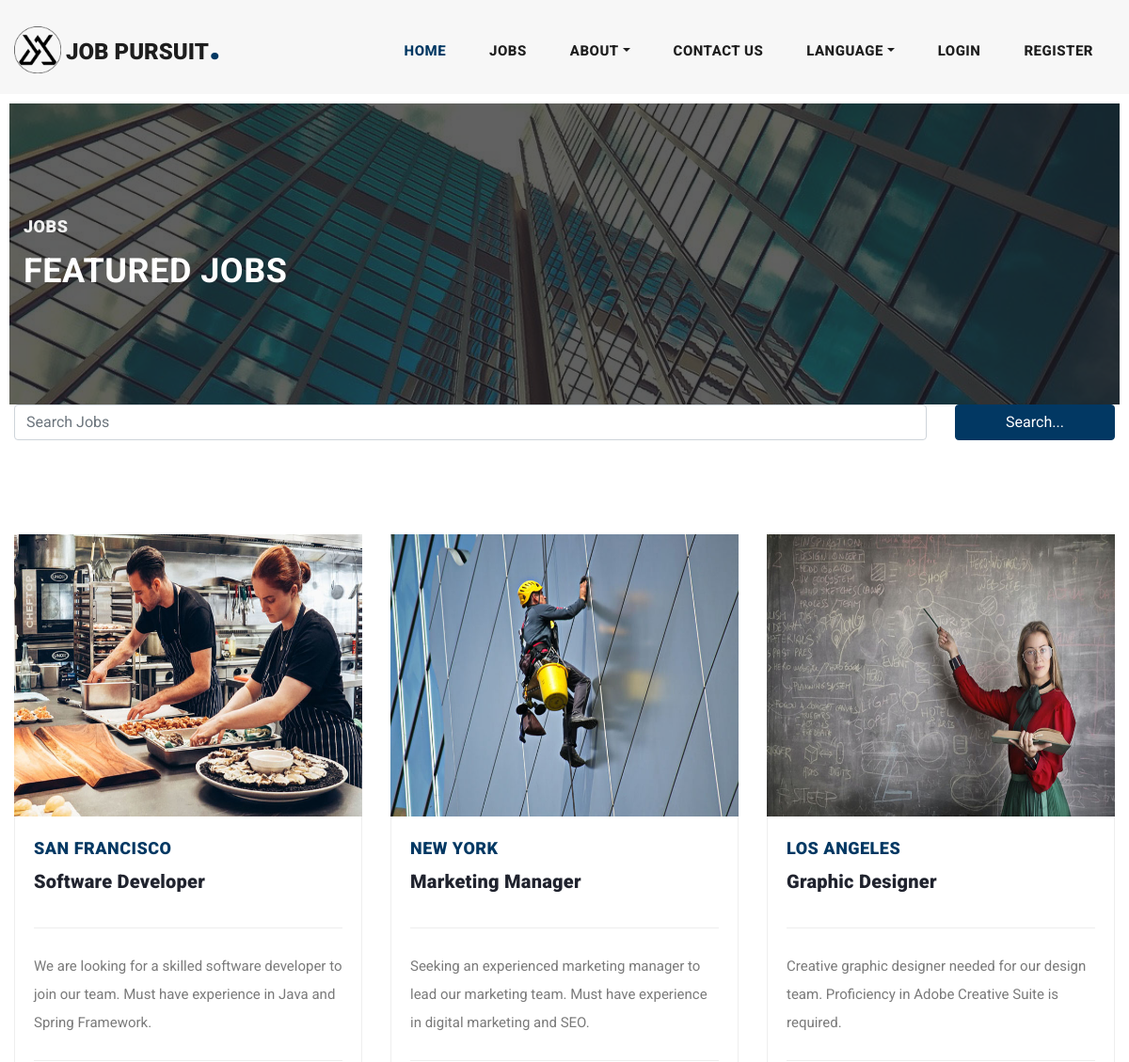
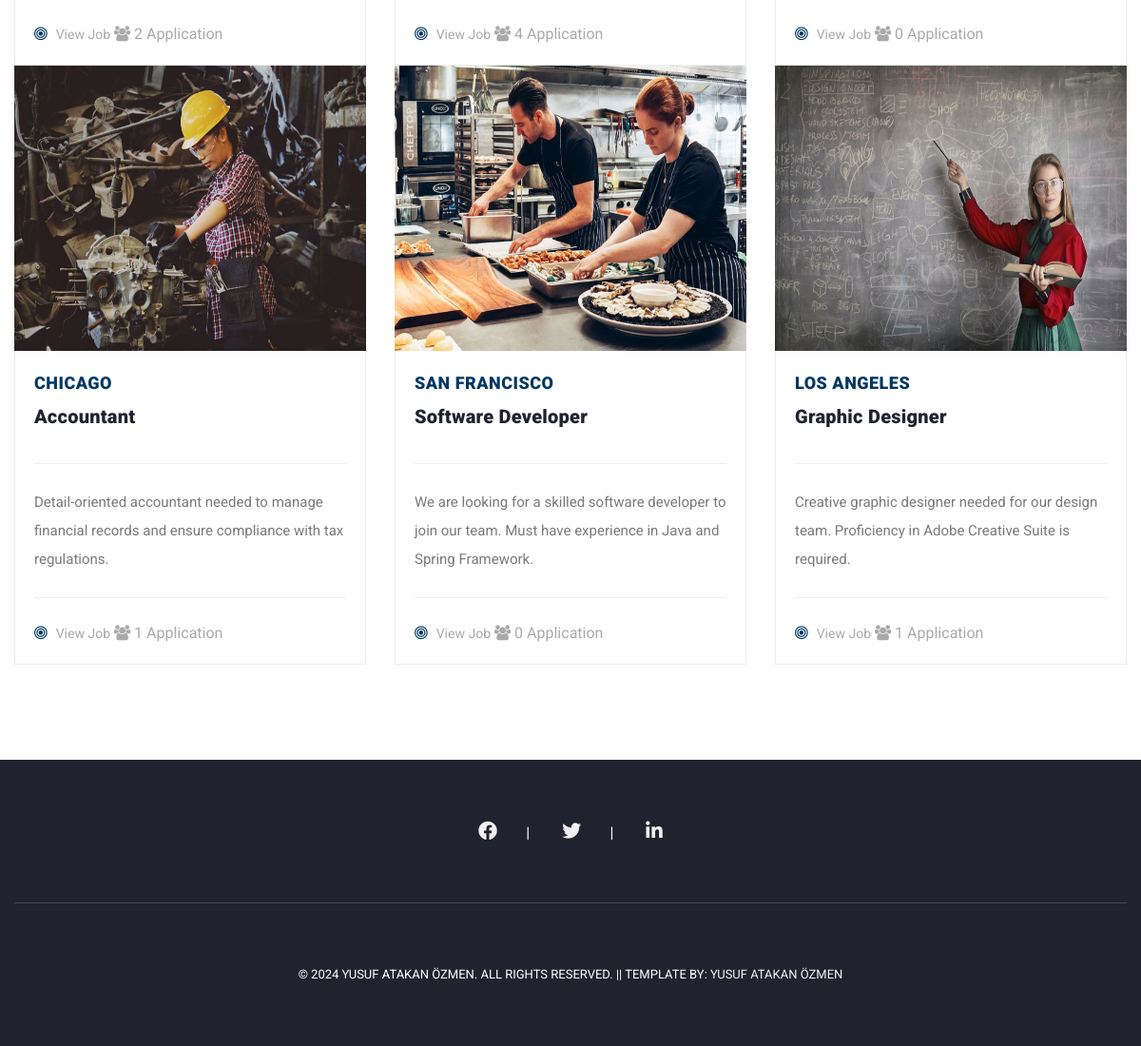
/jobs.php, run on the app's committed database (2 pictures, top to bottom).
### tables this page shows
CREATE TABLE `jobs` (
  `id` int(11) NOT NULL,
  `title` varchar(255) NOT NULL,
  `description` text NOT NULL,
  `email` varchar(150) NOT NULL,
  `company_name` varchar(150) NOT NULL,
  `img` varchar(150) NOT NULL,
  `city` varchar(150) NOT NULL,
  `sector` varchar(150) NOT NULL,
  `date` date NOT NULL DEFAULT current_timestamp(),
  `user_id` int(11) NOT NULL
);

### src/jobs.php (the view, shortened to what this page needs)
<?php
require_once '../libs/ayar.php';
include '../libs/language.php';
$search_query = "";
if (isset($_POST['type'])) {
    $type = $_POST['type'];
    $stmt = $connection->prepare("
        SELECT jobs.*, COUNT(job_applications.id) AS application_count
        FROM jobs
        LEFT JOIN job_applications ON jobs.id = job_applications.job_id
        WHERE jobs.type = ?
        GROUP BY jobs.id
    ");
    $stmt->bind_param("s", $type);
} else {
    $stmt = $connection->prepare("
        SELECT jobs.*, COUNT(job_applications.id) AS application_count
        FROM jobs
        LEFT JOIN job_applications ON jobs.id = job_applications.job_id
        GROUP BY jobs.id
    ");
}
$stmt->execute();
$result = $stmt->get_result();
?>
<!DOCTYPE html>
<html lang="<?php echo $_SESSION['language']; ?>">
<head>
    <?php include '../includes/_header.php'; ?>
</head>
<body>
    <header class="">
        <?php include '../includes/_navbar.php'; ?>
    </header>
    <div class="heading-page header-text">
        <section class="page-heading">
            <div class="container">
                <div class="row">
                    <div class="col-lg-12">
                        <div class="text-content">
                            <h4><?php echo $lang['jobs']; ?></h4>
                            <h2><?php echo $lang['featured_jobs']; ?></h2>
                        </div>
                    </div>
                </div>
            </div>
        </section>
    </div>
    <section class="search-form">
        <div class="container">
            <form action="jobs.php" method="POST">
                <div class="row">
                    <div class="col-md-10 col-xs-12">
                        <input type="text" name="search" class="form-control"
                            placeholder="<?php echo $lang['search_jobs']; ?>"
                            value="<?php echo htmlspecialchars($search_query, ENT_QUOTES, 'UTF-8'); ?>">
                    </div>
                    <div class="col-md-2 col-xs-12">
                        <button type="submit" class="btn btn-primary btn-block"><?php echo $lang['search']; ?></button>
                    </div>
                </div>
            </form>
        </div>
    </section>
    <section class="blog-posts grid-system">
        <div class="container">
            <div class="all-blog-posts">
                <div class="row">
                    <div class="col-md-12 col-xs-12">
                        <div class="row">
                            <?php
                            while ($row = $result->fetch_assoc()) {
                            ?>
                            <div class="col-sm-4">
                                <div class="blog-post1">
                                    <div class="blog-thumb">
                                        <img src="../admin/<?php echo htmlspecialchars($row['img'], ENT_QUOTES, 'UTF-8'); ?>"
                                            alt="">
                                    </div>
                                    <div class="down-content">
                                        <span><?php echo htmlspecialchars($row['city'], ENT_QUOTES, 'UTF-8'); ?></span>
                                        <a href="job-details.php?id=<?php echo $row['id']; ?>">
                                            <h4><?php echo htmlspecialchars($row['title'], ENT_QUOTES, 'UTF-8'); ?></h4>
                                        </a>
                                        <p><?php echo htmlspecialchars($row['description'], ENT_QUOTES, 'UTF-8'); ?></p>
                                        <div class="post-options">
                                            <div class="row">
                                                <div class="col-lg-12">
                                                    <ul class="post-tags">
                                                        <li><i class="fa fa-bullseye"></i></li>
                                                        <li><a
                                                                href="job-details.php?id=<?php echo $row['id']; ?>"><?php echo $lang['view_job']; ?></a>
                                                        </li>
                                                        <li><i class="fa fa-users"></i>
                                                            <?php echo $row['application_count']; ?>
                                                            <?php echo $lang['applications']; ?></li>
                                                    </ul>
                                                </div>
                                            </div>
                                        </div>
                                    </div>
                                </div>
                            </div>
                            <?php
                            }
                            ?>
                        </div>
                    </div>
                </div>
            </div>
        </div>
    </section>
    <?php include '../includes/_footer.php'; ?>
</body>
</html>

### includes/_header.php (shortened to what this page needs)
<link rel="stylesheet" href="https://cdnjs.cloudflare.com/ajax/libs/font-awesome/5.15.3/css/all.min.css">
<link href="../vendor/bootstrap/css/bootstrap.min.css" rel="stylesheet">
<link rel="stylesheet" href="../assets/css/fontawesome.css">
<link rel="stylesheet" href="../assets/css/style.css">
<link rel="stylesheet" href="../assets/css/owl.css">

### includes/_navbar.php (shortened to what this page needs)
<nav class="navbar navbar-expand-lg">
    <div class="container">
        <a class="navbar-brand" href="index.php" style="display: flex; align-items: center;">
            <img style="margin-top: 10px; margin-right:5px;" src="../assets/images/logo.png" alt="Logo" height="50"
                width="50"">
            <h2>Job Pursuit<em>.</em></h2>
        </a>
            <div class="collapse navbar-collapse" id="navbarResponsive">
                <ul class="navbar-nav ml-auto">
                    <li class="nav-item active">
                        <a class="nav-link" href="index.php"><?php echo $lang['home']; ?>
                        </a>
                    </li>
                    <li class="nav-item">
                        <a class="nav-link" href="jobs.php"><?php echo $lang['jobs']; ?></a>
                    </li>
                    <li class="nav-item dropdown">
                        <a class="nav-link dropdown-toggle" data-toggle="dropdown" href="#" role="button"
                            aria-haspopup="true" aria-expanded="false"><?php echo $lang['about']; ?></a>
                    </li>
                    <li class="nav-item">
                        <a class="nav-link" href="contact.php"><?php echo $lang['contact_us']; ?></a>
                    </li>
                    <li class="nav-item dropdown">
                        <a class="nav-link dropdown-toggle" data-toggle="dropdown" href="#" role="button"
                            aria-haspopup="true" aria-expanded="false"><?php echo $lang['language']; ?></a>
                    </li>
                    <ul class="navbar-nav mb-2 mb-lg-0">
                        <?php if (isset($_COOKIE["auth"])) : ?>
                        <li class="nav-item">
                            <a href="../admin/logout.php" class="nav-link"><?php echo $lang['logout']; ?></a>
                        </li>
                        <li class="nav-item">
                            <a href="#" class="nav-link"><?php echo $lang['welcome']; ?>,
                                <?php echo htmlspecialchars($_COOKIE["auth"]["username"]); ?></a>
                        </li>
                        <?php else : ?>
                        <li class="nav-item">
                            <a href="../admin/login.php" class="nav-link"><?php echo $lang['login']; ?></a>
                        </li>
                        <li class="nav-item">
                            <a href="../admin/register.php" class="nav-link"><?php echo $lang['register']; ?></a>
                        </li>
                        <?php endif; ?>
                    </ul>
                </ul>
            </div>
    </div>
</nav>

### includes/_footer.php
<?php
$servername = "localhost";
$username = "root";
$password = "";
$dbname = "jobs";
try {
    $conn = new PDO("mysql:host=$servername;dbname=$dbname", $username, $password);
    $conn->setAttribute(PDO::ATTR_ERRMODE, PDO::ERRMODE_EXCEPTION);
    $stmt = $conn->prepare("SELECT * FROM contact_info LIMIT 1");
    $stmt->execute();
    $contact = $stmt->fetch(PDO::FETCH_ASSOC);
} catch (PDOException $e) {
    echo "Connection failed: " . $e->getMessage();
}
?>
<footer>
    <div class="container">
        <div class="row">
            <div class="col-lg-12">
                <ul class="social-icons">
                    <li><a href="<?php echo $contact['facebook_link']; ?>"><i class="fab fa-facebook-f"></i></a></li>
                    <li><a href="<?php echo $contact['twitter_link']; ?>"><i class="fab fa-twitter"></i></a></li>
                    <li><a href="<?php echo $contact['linkedin_link']; ?>"><i class="fab fa-linkedin-in"></i></a></li>
                </ul>
            </div>
            <div class="col-lg-12">
                <div class="copyright-text">
                    <p>
                        <?php echo $lang['footer_text']; ?>
                        || Template by: <a href="https://www.yusufatakanozmen.com/">Yusuf Atakan Özmen</a>
                    </p>
                </div>
            </div>
        </div>
    </div>
</footer>

### data on the page
jobs: img (picture), city "SAN FRANCISCO", title "Software Developer", description "We are looking for a skilled software developer to join our team. Must have experience in Java and Spring Framework.", application_count "2"
jobs: img (picture), city "NEW YORK", title "Marketing Manager", description "Seeking an experienced marketing manager to lead our marketing team. Must have experience in digital marketing and SEO.", application_count "4"
jobs: img (picture), city "LOS ANGELES", title "Graphic Designer", description "Creative graphic designer needed for our design team. Proficiency in Adobe Creative Suite is required.", application_count "0"
jobs: img (picture), city "CHICAGO", title "Accountant", description "Detail-oriented accountant needed to manage financial records and ensure compliance with tax regulations.", application_count "1"
jobs: img (picture), city "SAN FRANCISCO", title "Software Developer", description "We are looking for a skilled software developer to join our team. Must have experience in Java and Spring Framework.", application_count "0"
jobs: img (picture), city "LOS ANGELES", title "Graphic Designer", description "Creative graphic designer needed for our design team. Proficiency in Adobe Creative Suite is required.", application_count "1"

### other printed values
$lang['home'] "HOME"
$lang['jobs'] "JOBS"
$lang['about'] "ABOUT"
$lang['contact_us'] "CONTACT US"
$lang['language'] "LANGUAGE"
$lang['login'] "LOGIN"
$lang['register'] "REGISTER"
$lang['featured_jobs'] "FEATURED JOBS"
$lang['search'] "Search..."
$lang['footer_text'] "© 2024 YUSUF ATAKAN ÖZMEN. ALL RIGHTS RESERVED."
